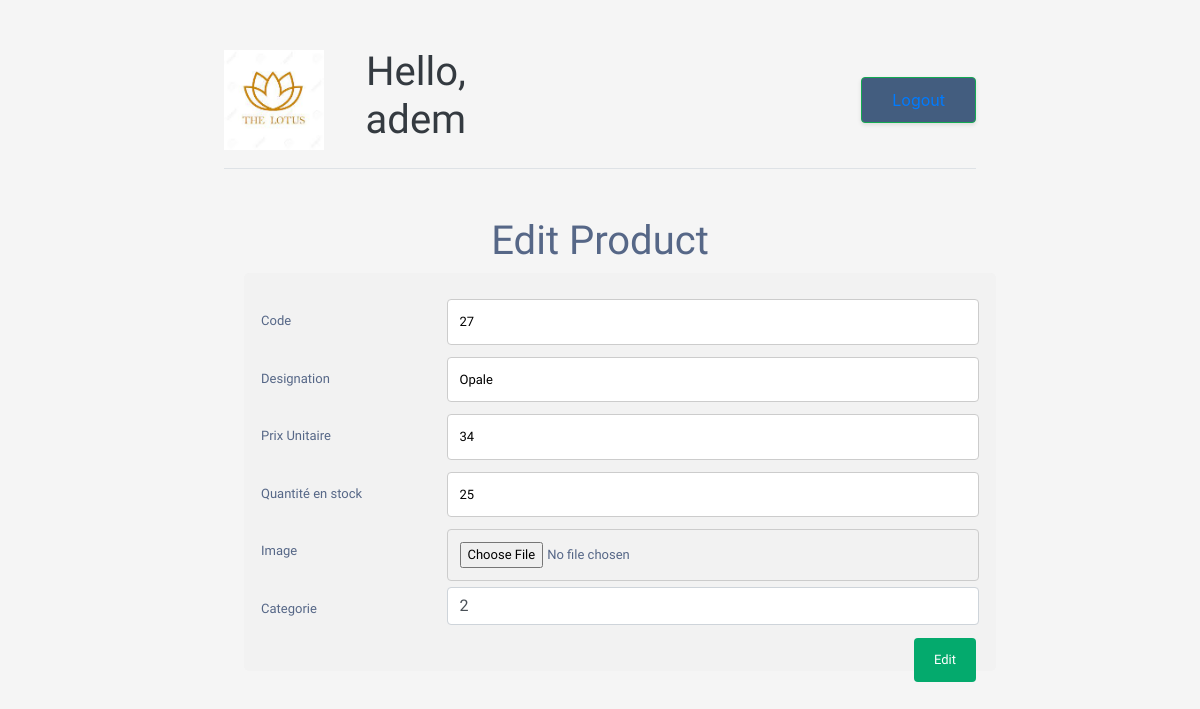
Screenshot of /update.php?code=27 (signed in) with the database file from the repository.
### tables this page shows
CREATE TABLE `produit` (
  `code` int(11) NOT NULL,
  `designation` varchar(200) NOT NULL,
  `prix` float NOT NULL,
  `qte` int(11) NOT NULL,
  `image` varchar(50) NOT NULL,
  `code_categorie` int(11) NOT NULL
);

### update.php (the view, shortened to what this page needs)
<?php
if (isset($_GET['code'])) {
  $pdo = new PDO("mysql:host=localhost;dbname=simple1", "root", "");
  $code = $_GET['code'];
  $req = "SELECT * FROM produit WHERE code=$code";
  $result = $pdo->query($req);
  $row = $result->fetch(PDO::FETCH_ASSOC);
} ?>
<head>
  <?php
require "include/header.php";
?>
</head>
<h1> Edit Product</h1>
<body>
  <div class="container">
    <form action="index.php" method="get">
      <div class="row">
        <div class="col-25">
          <label>Code</label>
        </div>
        <div class="col-75">
          <input type="number" name="codee" value="<?php echo htmlspecialchars($row['code']); ?>">
        </div>
      </div>
      <div class="row">
        <div class="col-25">
          <label>Designation</label>
        </div>
        <div class="col-75">
          <input type="text" name="dess" value="<?php echo htmlspecialchars($row['designation']); ?>">
        </div>
      </div>
      <div class="row">
        <div class="col-25">
          <label>Prix Unitaire</label>
        </div>
        <div class="col-75">
          <input type="number" name="PUU" value="<?php echo htmlspecialchars($row['prix']); ?>" required>
        </div>
      </div>
      <div class="row">
        <div class="col-25">
          <label>Quantité en stock</label>
        </div>
        <div class="col-75">
          <input type="number" name="Qtee" value="<?php echo htmlspecialchars($row['qte']); ?>" required>
        </div>
      </div>
      <div class="row">
        <div class="col-25">
          <label>Image</label>
        </div>
        <div class="col-75">
          <input type="file" name="img" value="<?php echo htmlspecialchars($row['image']); ?>">
        </div>
      </div>
      <div class="row">
        <div class="col-25">
          <label for="categories">Categorie</label>
        </div>
        <div class="col-75">
          <input list="categories" id="input" name="Catt"
            value="<?php echo htmlspecialchars($row['code_categorie']); ?>" class="form-control" required>
        </div>
      </div>
      <div>
        <input type="submit" value="Edit">
      </div>
    </form>
  </div>
</body>
</html>

### include/header.php (style rules this page uses)
body { color: #566787; background: #f5f5f5; font-family: 'Varela Round', sans-serif; font-size: 13px; }

### update.php (style rules this page uses)
* { box-sizing: border-box; }
input[type=text], input[type=number], input[type=file], input[type=list], select, textarea { width: 100%; padding: 12px; border: 1px solid #ccc; border-radius: 4px; resize: vertical; }
label { padding: 12px 12px 12px 0; display: inline-block; }
input[type=submit] { background-color: #04AA6D; color: white; padding: 12px 20px; border: none; border-radius: 4px; cursor: pointer; float: right; }
.container { border-radius: 5px; background-color: #f2f2f2; padding: 20px; margin: 0px 0px 0px 20px; }
.col-25 { float: left; width: 25%; margin-top: 6px; }
.col-75 { float: left; width: 75%; margin-top: 6px; }
.row:after { content: ""; display: table; clear: both; }
h1 { text-align: center; }

### rows the page displays
produit: codee "27", dess "Opale", PUU "34", Qtee "25", Catt "2"

### other values shown
$_SESSION['name'] "adem"
